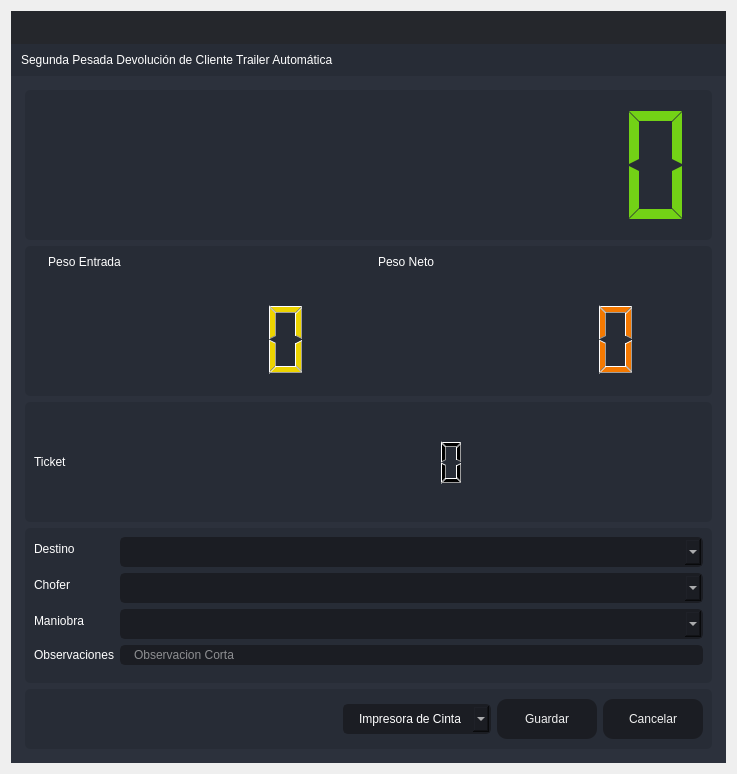
<?xml version="1.0" encoding="UTF-8"?>
<ui version="4.0">
 <class>SegundaPTA</class>
 <widget class="QDialog" name="SegundaPTA">
  <property name="windowModality">
   <enum>Qt::ApplicationModal</enum>
  </property>
  <property name="geometry">
   <rect>
    <x>0</x>
    <y>0</y>
    <width>737</width>
    <height>774</height>
   </rect>
  </property>
  <property name="minimumSize">
   <size>
    <width>737</width>
    <height>774</height>
   </size>
  </property>
  <property name="maximumSize">
   <size>
    <width>737</width>
    <height>774</height>
   </size>
  </property>
  <property name="windowTitle">
   <string>Segunda Pesada Devolución de Cliente Trailer Automática</string>
  </property>
  <property name="windowIcon">
   <iconset resource="files.qrc">
    <normaloff>:/16x16/icons/16x16/logo.png</normaloff>:/16x16/icons/16x16/logo.png</iconset>
  </property>
  <layout class="QVBoxLayout" name="verticalLayout_6">
   <item>
    <widget class="QFrame" name="frame_main">
     <property name="styleSheet">
      <string notr="true">/* LINE EDIT */
QLineEdit {
	background-color: rgb(27, 29, 35);
	border-radius: 5px;
	border: 2px solid rgb(27, 29, 35);
	padding-left: 10px;
}
QLineEdit:hover {
	border: 2px solid rgb(64, 71, 88);
}
QLineEdit:focus {
	border: 2px solid rgb(91, 101, 124);
}

/* SCROLL BARS */
QScrollBar:horizontal {
    border: none;
    background: rgb(52, 59, 72);
    height: 14px;
    margin: 0px 21px 0 21px;
	border-radius: 0px;
}
QScrollBar::handle:horizontal {
    background: rgb(85, 170, 255);
    min-width: 25px;
	border-radius: 7px
}
QScrollBar::add-line:horizontal {
    border: none;
    background: rgb(55, 63, 77);
    width: 20px;
	border-top-right-radius: 7px;
    border-bottom-right-radius: 7px;
    subcontrol-position: right;
    subcontrol-origin: margin;
}
QScrollBar::sub-line:horizontal {
    border: none;
    background: rgb(55, 63, 77);
    width: 20px;
	border-top-left-radius: 7px;
    border-bottom-left-radius: 7px;
    subcontrol-position: left;
    subcontrol-origin: margin;
}
QScrollBar::up-arrow:horizontal, QScrollBar::down-arrow:horizontal
{
     background: none;
}
QScrollBar::add-page:horizontal, QScrollBar::sub-page:horizontal
{
     background: none;
}
 QScrollBar:vertical {
	border: none;
    background: rgb(52, 59, 72);
    width: 14px;
    margin: 21px 0 21px 0;
	border-radius: 0px;
 }
 QScrollBar::handle:vertical {	
	background: rgb(85, 170, 255);
    min-height: 25px;
	border-radius: 7px
 }
 QScrollBar::add-line:vertical {
     border: none;
    background: rgb(55, 63, 77);
     height: 20px;
	border-bottom-left-radius: 7px;
    border-bottom-right-radius: 7px;
     subcontrol-position: bottom;
     subcontrol-origin: margin;
 }
 QScrollBar::sub-line:vertical {
	border: none;
    background: rgb(55, 63, 77);
     height: 20px;
	border-top-left-radius: 7px;
    border-top-right-radius: 7px;
     subcontrol-position: top;
     subcontrol-origin: margin;
 }
 QScrollBar::up-arrow:vertical, QScrollBar::down-arrow:vertical {
     background: none;
 }

 QScrollBar::add-page:vertical, QScrollBar::sub-page:vertical {
     background: none;
 }

/* CHECKBOX */
QCheckBox::indicator {
    border: 3px solid rgb(52, 59, 72);
	width: 15px;
	height: 15px;
	border-radius: 10px;
    background: rgb(44, 49, 60);
}
QCheckBox::indicator:hover {
    border: 3px solid rgb(58, 66, 81);
}
QCheckBox::indicator:checked {
    background: 3px solid rgb(52, 59, 72);
	border: 3px solid rgb(52, 59, 72);	
	background-image: url(:/16x16/icons/16x16/cil-check-alt.png);
}

/* RADIO BUTTON */
QRadioButton::indicator {
    border: 3px solid rgb(52, 59, 72);
	width: 15px;
	height: 15px;
	border-radius: 10px;
    background: rgb(44, 49, 60);
}
QRadioButton::indicator:hover {
    border: 3px solid rgb(58, 66, 81);
}
QRadioButton::indicator:checked {
    background: 3px solid rgb(94, 106, 130);
	border: 3px solid rgb(52, 59, 72);	
}

/* COMBOBOX */
QComboBox{
	background-color: rgb(27, 29, 35);
	border-radius: 5px;
	border: 2px solid rgb(27, 29, 35);
	padding: 5px;
	padding-left: 10px;
}
QComboBox:hover{
	border: 2px solid rgb(64, 71, 88);
}
QComboBox::drop-down {
	subcontrol-origin: padding;
	subcontrol-position: top right;
	width: 25px; 
	border-left-width: 3px;
	border-left-color: rgba(39, 44, 54, 150);
	border-left-style: solid;
	border-top-right-radius: 3px;
	border-bottom-right-radius: 3px;	
	background-image: url(:/16x16/icons/16x16/cil-arrow-bottom.png);
	background-position: center;
	background-repeat: no-reperat;
 }
QComboBox QAbstractItemView {
	color: rgb(85, 170, 255);	
	background-color: rgb(27, 29, 35);
	padding: 10px;
	selection-background-color: rgb(39, 44, 54);
}

/* SLIDERS */
QSlider::groove:horizontal {
    border-radius: 9px;
    height: 18px;
	margin: 0px;
	background-color: rgb(52, 59, 72);
}
QSlider::groove:horizontal:hover {
	background-color: rgb(55, 62, 76);
}
QSlider::handle:horizontal {
    background-color: rgb(85, 170, 255);
    border: none;
    height: 18px;
    width: 18px;
    margin: 0px;
	border-radius: 9px;
}
QSlider::handle:horizontal:hover {
    background-color: rgb(105, 180, 255);
}
QSlider::handle:horizontal:pressed {
    background-color: rgb(65, 130, 195);
}

QSlider::groove:vertical {
    border-radius: 9px;
    width: 18px;
    margin: 0px;
	background-color: rgb(52, 59, 72);
}
QSlider::groove:vertical:hover {
	background-color: rgb(55, 62, 76);
}
QSlider::handle:vertical {
    background-color: rgb(85, 170, 255);
	border: none;
    height: 18px;
    width: 18px;
    margin: 0px;
	border-radius: 9px;
}
QSlider::handle:vertical:hover {
    background-color: rgb(105, 180, 255);
}
QSlider::handle:vertical:pressed {
    background-color: rgb(65, 130, 195);
}

</string>
     </property>
     <property name="frameShape">
      <enum>QFrame::NoFrame</enum>
     </property>
     <property name="frameShadow">
      <enum>QFrame::Raised</enum>
     </property>
     <layout class="QVBoxLayout" name="verticalLayout">
      <property name="spacing">
       <number>0</number>
      </property>
      <property name="leftMargin">
       <number>0</number>
      </property>
      <property name="topMargin">
       <number>0</number>
      </property>
      <property name="rightMargin">
       <number>0</number>
      </property>
      <property name="bottomMargin">
       <number>0</number>
      </property>
      <item>
       <widget class="QFrame" name="frame_top">
        <property name="minimumSize">
         <size>
          <width>0</width>
          <height>65</height>
         </size>
        </property>
        <property name="maximumSize">
         <size>
          <width>16777215</width>
          <height>65</height>
         </size>
        </property>
        <property name="styleSheet">
         <string notr="true">background-color: transparent;</string>
        </property>
        <property name="frameShape">
         <enum>QFrame::NoFrame</enum>
        </property>
        <property name="frameShadow">
         <enum>QFrame::Raised</enum>
        </property>
        <layout class="QHBoxLayout" name="horizontalLayout_3">
         <property name="spacing">
          <number>0</number>
         </property>
         <property name="leftMargin">
          <number>0</number>
         </property>
         <property name="topMargin">
          <number>0</number>
         </property>
         <property name="rightMargin">
          <number>0</number>
         </property>
         <property name="bottomMargin">
          <number>0</number>
         </property>
         <item>
          <widget class="QFrame" name="frame_toggle">
           <property name="maximumSize">
            <size>
             <width>70</width>
             <height>16777215</height>
            </size>
           </property>
           <property name="styleSheet">
            <string notr="true">background-color: rgb(27, 29, 35);</string>
           </property>
           <property name="frameShape">
            <enum>QFrame::NoFrame</enum>
           </property>
           <property name="frameShadow">
            <enum>QFrame::Raised</enum>
           </property>
           <layout class="QVBoxLayout" name="verticalLayout_3">
            <property name="spacing">
             <number>0</number>
            </property>
            <property name="leftMargin">
             <number>0</number>
            </property>
            <property name="topMargin">
             <number>0</number>
            </property>
            <property name="rightMargin">
             <number>0</number>
            </property>
            <property name="bottomMargin">
             <number>0</number>
            </property>
           </layout>
          </widget>
         </item>
         <item>
          <widget class="QFrame" name="frame_top_right">
           <property name="styleSheet">
            <string notr="true">background: transparent;</string>
           </property>
           <property name="frameShape">
            <enum>QFrame::NoFrame</enum>
           </property>
           <property name="frameShadow">
            <enum>QFrame::Raised</enum>
           </property>
           <layout class="QVBoxLayout" name="verticalLayout_2">
            <property name="spacing">
             <number>0</number>
            </property>
            <property name="leftMargin">
             <number>0</number>
            </property>
            <property name="topMargin">
             <number>0</number>
            </property>
            <property name="rightMargin">
             <number>0</number>
            </property>
            <property name="bottomMargin">
             <number>0</number>
            </property>
            <item>
             <widget class="QFrame" name="frame_top_btns">
              <property name="maximumSize">
               <size>
                <width>16777215</width>
                <height>42</height>
               </size>
              </property>
              <property name="styleSheet">
               <string notr="true">background-color: rgba(27, 29, 35, 200)</string>
              </property>
              <property name="frameShape">
               <enum>QFrame::NoFrame</enum>
              </property>
              <property name="frameShadow">
               <enum>QFrame::Raised</enum>
              </property>
              <layout class="QHBoxLayout" name="horizontalLayout_4">
               <property name="spacing">
                <number>0</number>
               </property>
               <property name="leftMargin">
                <number>0</number>
               </property>
               <property name="topMargin">
                <number>0</number>
               </property>
               <property name="rightMargin">
                <number>0</number>
               </property>
               <property name="bottomMargin">
                <number>0</number>
               </property>
               <item>
                <widget class="QFrame" name="frame_label_top_btns">
                 <property name="sizePolicy">
                  <sizepolicy hsizetype="Expanding" vsizetype="Preferred">
                   <horstretch>0</horstretch>
                   <verstretch>0</verstretch>
                  </sizepolicy>
                 </property>
                 <property name="frameShape">
                  <enum>QFrame::NoFrame</enum>
                 </property>
                 <property name="frameShadow">
                  <enum>QFrame::Raised</enum>
                 </property>
                 <layout class="QHBoxLayout" name="horizontalLayout_10">
                  <property name="spacing">
                   <number>0</number>
                  </property>
                  <property name="leftMargin">
                   <number>5</number>
                  </property>
                  <property name="topMargin">
                   <number>0</number>
                  </property>
                  <property name="rightMargin">
                   <number>10</number>
                  </property>
                  <property name="bottomMargin">
                   <number>0</number>
                  </property>
                 </layout>
                </widget>
               </item>
               <item alignment="Qt::AlignRight">
                <widget class="QFrame" name="frame_btns_right">
                 <property name="sizePolicy">
                  <sizepolicy hsizetype="Expanding" vsizetype="Preferred">
                   <horstretch>0</horstretch>
                   <verstretch>0</verstretch>
                  </sizepolicy>
                 </property>
                 <property name="maximumSize">
                  <size>
                   <width>120</width>
                   <height>16777215</height>
                  </size>
                 </property>
                 <property name="frameShape">
                  <enum>QFrame::NoFrame</enum>
                 </property>
                 <property name="frameShadow">
                  <enum>QFrame::Raised</enum>
                 </property>
                 <layout class="QHBoxLayout" name="horizontalLayout_5">
                  <property name="spacing">
                   <number>0</number>
                  </property>
                  <property name="leftMargin">
                   <number>0</number>
                  </property>
                  <property name="topMargin">
                   <number>0</number>
                  </property>
                  <property name="rightMargin">
                   <number>0</number>
                  </property>
                  <property name="bottomMargin">
                   <number>0</number>
                  </property>
                 </layout>
                </widget>
               </item>
              </layout>
             </widget>
            </item>
            <item>
             <widget class="QFrame" name="frame_top_info">
              <property name="maximumSize">
               <size>
                <width>16777215</width>
                <height>65</height>
               </size>
              </property>
              <property name="styleSheet">
               <string notr="true">background-color: rgb(39, 44, 54);</string>
              </property>
              <property name="frameShape">
               <enum>QFrame::NoFrame</enum>
              </property>
              <property name="frameShadow">
               <enum>QFrame::Raised</enum>
              </property>
              <layout class="QHBoxLayout" name="horizontalLayout_8">
               <property name="spacing">
                <number>0</number>
               </property>
               <property name="leftMargin">
                <number>10</number>
               </property>
               <property name="topMargin">
                <number>0</number>
               </property>
               <property name="rightMargin">
                <number>10</number>
               </property>
               <property name="bottomMargin">
                <number>0</number>
               </property>
               <item>
                <widget class="QLabel" name="label">
                 <property name="styleSheet">
                  <string notr="true">font: 75 16pt &quot;MS Shell Dlg 2&quot;;
color: rgb(255, 255, 255);</string>
                 </property>
                 <property name="text">
                  <string>Segunda Pesada Devolución de Cliente Trailer Automática</string>
                 </property>
                </widget>
               </item>
              </layout>
             </widget>
            </item>
           </layout>
          </widget>
         </item>
        </layout>
       </widget>
      </item>
      <item>
       <widget class="QFrame" name="frame_center">
        <property name="sizePolicy">
         <sizepolicy hsizetype="Expanding" vsizetype="Expanding">
          <horstretch>0</horstretch>
          <verstretch>0</verstretch>
         </sizepolicy>
        </property>
        <property name="styleSheet">
         <string notr="true">background-color: rgb(40, 44, 52);</string>
        </property>
        <property name="frameShape">
         <enum>QFrame::NoFrame</enum>
        </property>
        <property name="frameShadow">
         <enum>QFrame::Raised</enum>
        </property>
        <layout class="QHBoxLayout" name="horizontalLayout_2">
         <property name="spacing">
          <number>0</number>
         </property>
         <property name="leftMargin">
          <number>0</number>
         </property>
         <property name="topMargin">
          <number>0</number>
         </property>
         <property name="rightMargin">
          <number>0</number>
         </property>
         <property name="bottomMargin">
          <number>0</number>
         </property>
         <item>
          <widget class="QFrame" name="frame_content_right">
           <property name="styleSheet">
            <string notr="true">background-color: rgb(44, 49, 60);</string>
           </property>
           <property name="frameShape">
            <enum>QFrame::NoFrame</enum>
           </property>
           <property name="frameShadow">
            <enum>QFrame::Raised</enum>
           </property>
           <layout class="QVBoxLayout" name="verticalLayout_4">
            <property name="spacing">
             <number>0</number>
            </property>
            <property name="leftMargin">
             <number>0</number>
            </property>
            <property name="topMargin">
             <number>0</number>
            </property>
            <property name="rightMargin">
             <number>0</number>
            </property>
            <property name="bottomMargin">
             <number>0</number>
            </property>
            <item>
             <widget class="QFrame" name="frame_content">
              <property name="frameShape">
               <enum>QFrame::NoFrame</enum>
              </property>
              <property name="frameShadow">
               <enum>QFrame::Raised</enum>
              </property>
              <layout class="QVBoxLayout" name="verticalLayout_9">
               <property name="spacing">
                <number>0</number>
               </property>
               <property name="leftMargin">
                <number>5</number>
               </property>
               <property name="topMargin">
                <number>5</number>
               </property>
               <property name="rightMargin">
                <number>5</number>
               </property>
               <property name="bottomMargin">
                <number>5</number>
               </property>
               <item>
                <widget class="QStackedWidget" name="stackedWidget">
                 <property name="styleSheet">
                  <string notr="true">background: transparent;</string>
                 </property>
                 <property name="currentIndex">
                  <number>0</number>
                 </property>
                 <widget class="QWidget" name="page_home">
                  <layout class="QVBoxLayout" name="verticalLayout_10">
                   <item>
                    <widget class="QFrame" name="frame_3">
                     <property name="minimumSize">
                      <size>
                       <width>0</width>
                       <height>150</height>
                      </size>
                     </property>
                     <property name="maximumSize">
                      <size>
                       <width>16777215</width>
                       <height>150</height>
                      </size>
                     </property>
                     <property name="styleSheet">
                      <string notr="true">background-color: rgb(39, 44, 54);
border-radius: 5px;</string>
                     </property>
                     <property name="frameShape">
                      <enum>QFrame::StyledPanel</enum>
                     </property>
                     <property name="frameShadow">
                      <enum>QFrame::Raised</enum>
                     </property>
                     <layout class="QVBoxLayout" name="verticalLayout_11">
                      <item>
                       <layout class="QVBoxLayout" name="verticalLayout_8">
                        <item>
                         <widget class="QLCDNumber" name="lcdNumber_7">
                          <property name="styleSheet">
                           <string notr="true">color:rgb(115, 210, 22)</string>
                          </property>
                          <property name="digitCount">
                           <number>10</number>
                          </property>
                          <property name="segmentStyle">
                           <enum>QLCDNumber::Flat</enum>
                          </property>
                         </widget>
                        </item>
                       </layout>
                      </item>
                     </layout>
                    </widget>
                   </item>
                   <item>
                    <widget class="QFrame" name="frame_4">
                     <property name="minimumSize">
                      <size>
                       <width>0</width>
                       <height>150</height>
                      </size>
                     </property>
                     <property name="maximumSize">
                      <size>
                       <width>16777215</width>
                       <height>150</height>
                      </size>
                     </property>
                     <property name="styleSheet">
                      <string notr="true">background-color: rgb(39, 44, 54);
border-radius: 5px;</string>
                     </property>
                     <property name="frameShape">
                      <enum>QFrame::StyledPanel</enum>
                     </property>
                     <property name="frameShadow">
                      <enum>QFrame::Raised</enum>
                     </property>
                     <layout class="QHBoxLayout" name="horizontalLayout_6">
                      <item>
                       <layout class="QFormLayout" name="formLayout_4">
                        <property name="sizeConstraint">
                         <enum>QLayout::SetDefaultConstraint</enum>
                        </property>
                        <property name="fieldGrowthPolicy">
                         <enum>QFormLayout::FieldsStayAtSizeHint</enum>
                        </property>
                        <property name="rowWrapPolicy">
                         <enum>QFormLayout::DontWrapRows</enum>
                        </property>
                        <property name="labelAlignment">
                         <set>Qt::AlignLeading|Qt::AlignLeft|Qt::AlignVCenter</set>
                        </property>
                        <property name="formAlignment">
                         <set>Qt::AlignHCenter|Qt::AlignTop</set>
                        </property>
                        <property name="horizontalSpacing">
                         <number>10</number>
                        </property>
                        <property name="verticalSpacing">
                         <number>30</number>
                        </property>
                        <property name="leftMargin">
                         <number>0</number>
                        </property>
                        <property name="rightMargin">
                         <number>0</number>
                        </property>
                        <item row="0" column="0">
                         <widget class="QLabel" name="label_3">
                          <property name="layoutDirection">
                           <enum>Qt::LeftToRight</enum>
                          </property>
                          <property name="styleSheet">
                           <string notr="true">color: rgb(255, 255, 255);
font: 75 12pt &quot;MS Shell Dlg 2&quot;;</string>
                          </property>
                          <property name="frameShape">
                           <enum>QFrame::NoFrame</enum>
                          </property>
                          <property name="text">
                           <string>Peso Entrada</string>
                          </property>
                          <property name="alignment">
                           <set>Qt::AlignCenter</set>
                          </property>
                         </widget>
                        </item>
                        <item row="0" column="1">
                         <widget class="QLabel" name="label_4">
                          <property name="styleSheet">
                           <string notr="true">color: rgb(255, 255, 255);
font: 75 12pt &quot;MS Shell Dlg 2&quot;;</string>
                          </property>
                          <property name="text">
                           <string>Peso Neto</string>
                          </property>
                          <property name="alignment">
                           <set>Qt::AlignCenter</set>
                          </property>
                         </widget>
                        </item>
                        <item row="1" column="0">
                         <widget class="QLCDNumber" name="lcdNumber_3">
                          <property name="minimumSize">
                           <size>
                            <width>320</width>
                            <height>80</height>
                           </size>
                          </property>
                          <property name="maximumSize">
                           <size>
                            <width>16777215</width>
                            <height>80</height>
                           </size>
                          </property>
                          <property name="styleSheet">
                           <string notr="true">color:rgb(237, 212, 0)</string>
                          </property>
                         </widget>
                        </item>
                        <item row="1" column="1">
                         <widget class="QLCDNumber" name="lcdNumber_1">
                          <property name="minimumSize">
                           <size>
                            <width>320</width>
                            <height>80</height>
                           </size>
                          </property>
                          <property name="maximumSize">
                           <size>
                            <width>320</width>
                            <height>80</height>
                           </size>
                          </property>
                          <property name="styleSheet">
                           <string notr="true">color: rgb(245, 121, 0)</string>
                          </property>
                         </widget>
                        </item>
                       </layout>
                      </item>
                     </layout>
                    </widget>
                   </item>
                   <item>
                    <widget class="QFrame" name="frame_5">
                     <property name="minimumSize">
                      <size>
                       <width>0</width>
                       <height>100</height>
                      </size>
                     </property>
                     <property name="styleSheet">
                      <string notr="true">background-color: rgb(39, 44, 54);
border-radius: 5px;</string>
                     </property>
                     <property name="frameShape">
                      <enum>QFrame::StyledPanel</enum>
                     </property>
                     <property name="frameShadow">
                      <enum>QFrame::Raised</enum>
                     </property>
                     <layout class="QHBoxLayout" name="horizontalLayout_7">
                      <item>
                       <layout class="QHBoxLayout" name="horizontalLayout">
                        <item>
                         <widget class="QLabel" name="label_5">
                          <property name="styleSheet">
                           <string notr="true">color: rgb(255, 255, 255);
font: 75 12pt &quot;MS Shell Dlg 2&quot;;</string>
                          </property>
                          <property name="text">
                           <string>Ticket</string>
                          </property>
                         </widget>
                        </item>
                        <item>
                         <widget class="QLCDNumber" name="lcdNumber_9">
                          <property name="minimumSize">
                           <size>
                            <width>600</width>
                            <height>50</height>
                           </size>
                          </property>
                          <property name="maximumSize">
                           <size>
                            <width>600</width>
                            <height>50</height>
                           </size>
                          </property>
                          <property name="layoutDirection">
                           <enum>Qt::RightToLeft</enum>
                          </property>
                          <property name="autoFillBackground">
                           <bool>false</bool>
                          </property>
                         </widget>
                        </item>
                       </layout>
                      </item>
                     </layout>
                    </widget>
                   </item>
                   <item>
                    <widget class="QFrame" name="frame">
                     <property name="styleSheet">
                      <string notr="true">background-color: rgb(39, 44, 54);
border-radius: 5px;</string>
                     </property>
                     <property name="frameShape">
                      <enum>QFrame::StyledPanel</enum>
                     </property>
                     <property name="frameShadow">
                      <enum>QFrame::Raised</enum>
                     </property>
                     <layout class="QVBoxLayout" name="verticalLayout_5">
                      <item>
                       <layout class="QVBoxLayout" name="verticalLayout_12">
                        <item>
                         <layout class="QFormLayout" name="formLayout">
                          <item row="1" column="0">
                           <widget class="QLabel" name="label_2">
                            <property name="styleSheet">
                             <string notr="true">color: rgb(255, 255, 255);
font: 75 12pt &quot;MS Shell Dlg 2&quot;;</string>
                            </property>
                            <property name="text">
                             <string>Destino</string>
                            </property>
                           </widget>
                          </item>
                          <item row="1" column="1">
                           <widget class="QComboBox" name="comboBox_destino">
                            <property name="styleSheet">
                             <string notr="true">QComboBox{
	background-color: rgb(27, 29, 35);
	border-radius: 5px;
	border: 2px solid rgb(27, 29, 35);
	padding: 5px;
	padding-left: 14px;
	color: rgb(255, 255, 255);
    font: 75 12pt &quot;MS Shell Dlg 2&quot;;
}
QComboBox:hover{
	border: 2px solid rgb(64, 71, 88);
}
QComboBox QAbstractItemView {
	color: rgb(85, 170, 255);	
	background-color: rgb(27, 29, 35);
	padding: 10px;
	selection-background-color: rgb(39, 44, 54);
}</string>
                            </property>
                           </widget>
                          </item>
                          <item row="2" column="0">
                           <widget class="QLabel" name="label_6">
                            <property name="styleSheet">
                             <string notr="true">color: rgb(255, 255, 255);
font: 75 12pt &quot;MS Shell Dlg 2&quot;;</string>
                            </property>
                            <property name="text">
                             <string>Chofer</string>
                            </property>
                           </widget>
                          </item>
                          <item row="2" column="1">
                           <widget class="QComboBox" name="comboBox_operador">
                            <property name="styleSheet">
                             <string notr="true">QComboBox{
	background-color: rgb(27, 29, 35);
	border-radius: 5px;
	border: 2px solid rgb(27, 29, 35);
	padding: 5px;
	padding-left: 14px;
	color: rgb(255, 255, 255);
    font: 75 12pt &quot;MS Shell Dlg 2&quot;;
}
QComboBox:hover{
	border: 2px solid rgb(64, 71, 88);
}
QComboBox QAbstractItemView {
	color: rgb(85, 170, 255);	
	background-color: rgb(27, 29, 35);
	padding: 10px;
	selection-background-color: rgb(39, 44, 54);
}</string>
                            </property>
                           </widget>
                          </item>
                          <item row="4" column="0">
                           <widget class="QLabel" name="label_7">
                            <property name="styleSheet">
                             <string notr="true">color: rgb(255, 255, 255);
font: 75 12pt &quot;MS Shell Dlg 2&quot;;</string>
                            </property>
                            <property name="text">
                             <string>Observaciones</string>
                            </property>
                           </widget>
                          </item>
                          <item row="5" column="0">
                           <widget class="Line" name="line">
                            <property name="orientation">
                             <enum>Qt::Horizontal</enum>
                            </property>
                           </widget>
                          </item>
                          <item row="3" column="0">
                           <widget class="QLabel" name="label_8">
                            <property name="styleSheet">
                             <string notr="true">color: rgb(255, 255, 255);
font: 75 12pt &quot;MS Shell Dlg 2&quot;;</string>
                            </property>
                            <property name="text">
                             <string>Maniobra</string>
                            </property>
                           </widget>
                          </item>
                          <item row="3" column="1">
                           <widget class="QComboBox" name="comboBox_maniobra">
                            <property name="styleSheet">
                             <string notr="true">QComboBox{
	background-color: rgb(27, 29, 35);
	border-radius: 5px;
	border: 2px solid rgb(27, 29, 35);
	padding: 5px;
	padding-left: 14px;
	color: rgb(255, 255, 255);
    font: 75 12pt &quot;MS Shell Dlg 2&quot;;
}
QComboBox:hover{
	border: 2px solid rgb(64, 71, 88);
}
QComboBox QAbstractItemView {
	color: rgb(85, 170, 255);	
	background-color: rgb(27, 29, 35);
	padding: 10px;
	selection-background-color: rgb(39, 44, 54);
}</string>
                            </property>
                           </widget>
                          </item>
                          <item row="4" column="1">
                           <widget class="QLineEdit" name="observaciones">
                            <property name="styleSheet">
                             <string notr="true">QLineEdit {
	background-color: rgb(27, 29, 35);
	border-radius: 5px;
	border: 2px solid rgb(27, 29, 35);
	padding-left: 10px;
	font: 75 12pt &quot;MS Shell Dlg 2&quot;;
	color: rgb(255, 255, 255);
}
QLineEdit:hover {
	border: 2px solid rgb(64, 71, 88);
}
QLineEdit:focus {
	border: 2px solid rgb(91, 101, 124);
}</string>
                            </property>
                            <property name="maxLength">
                             <number>125</number>
                            </property>
                            <property name="placeholderText">
                             <string>Observacion Corta</string>
                            </property>
                           </widget>
                          </item>
                         </layout>
                        </item>
                       </layout>
                      </item>
                     </layout>
                    </widget>
                   </item>
                   <item>
                    <widget class="QFrame" name="frame_2">
                     <property name="minimumSize">
                      <size>
                       <width>0</width>
                       <height>60</height>
                      </size>
                     </property>
                     <property name="maximumSize">
                      <size>
                       <width>16777215</width>
                       <height>60</height>
                      </size>
                     </property>
                     <property name="styleSheet">
                      <string notr="true">background-color: rgb(39, 44, 54);
border-radius: 5px;</string>
                     </property>
                     <property name="frameShape">
                      <enum>QFrame::StyledPanel</enum>
                     </property>
                     <property name="frameShadow">
                      <enum>QFrame::Raised</enum>
                     </property>
                     <layout class="QHBoxLayout" name="horizontalLayout_9">
                      <item>
                       <layout class="QGridLayout" name="gridLayout">
                        <item row="0" column="3">
                         <widget class="QPushButton" name="btnr">
                          <property name="minimumSize">
                           <size>
                            <width>100</width>
                            <height>40</height>
                           </size>
                          </property>
                          <property name="styleSheet">
                           <string notr="true">QPushButton {
	border-color: rgb(27, 29, 35);
	font: 75 10pt &quot;MS Shell Dlg 2&quot;;
	color: rgb(240, 240, 240);
	background-color: rgb(27, 29, 35);
	border: 0px solid;
	border-radius: 10px;	
}
QPushButton:hover {
	background-color:rgb(44, 49, 60);
	border-color: rgb(27, 29, 35);
	border: 2px solid;
}</string>
                          </property>
                          <property name="text">
                           <string>Cancelar</string>
                          </property>
                         </widget>
                        </item>
                        <item row="0" column="0">
                         <spacer name="horizontalSpacer">
                          <property name="orientation">
                           <enum>Qt::Horizontal</enum>
                          </property>
                          <property name="sizeHint" stdset="0">
                           <size>
                            <width>40</width>
                            <height>20</height>
                           </size>
                          </property>
                         </spacer>
                        </item>
                        <item row="0" column="2">
                         <widget class="QPushButton" name="btn_guardar">
                          <property name="minimumSize">
                           <size>
                            <width>100</width>
                            <height>40</height>
                           </size>
                          </property>
                          <property name="styleSheet">
                           <string notr="true">QPushButton {
	border-color: rgb(27, 29, 35);
	font: 75 10pt &quot;MS Shell Dlg 2&quot;;
	color: rgb(240, 240, 240);
	background-color: rgb(27, 29, 35);
	border: 0px solid;
	border-radius: 10px;	
}
QPushButton:hover {
	background-color:rgb(44, 49, 60);
	border-color: rgb(27, 29, 35);
	border: 2px solid;
}</string>
                          </property>
                          <property name="text">
                           <string>Guardar</string>
                          </property>
                         </widget>
                        </item>
                        <item row="0" column="1">
                         <widget class="QComboBox" name="comboBox_impresora">
                          <property name="styleSheet">
                           <string notr="true">QComboBox{
	background-color: rgb(27, 29, 35);
	border-radius: 5px;
	border: 2px solid rgb(27, 29, 35);
	padding: 5px;
	padding-left: 14px;
	color: rgb(255, 255, 255);
    font: 75 12pt &quot;MS Shell Dlg 2&quot;;
}
QComboBox:hover{
	border: 2px solid rgb(64, 71, 88);
}
QComboBox QAbstractItemView {
	color: rgb(85, 170, 255);	
	background-color: rgb(27, 29, 35);
	padding: 10px;
	selection-background-color: rgb(39, 44, 54);
}</string>
                          </property>
                          <item>
                           <property name="text">
                            <string>Impresora de Cinta</string>
                           </property>
                          </item>
                          <item>
                           <property name="text">
                            <string>Impresora Windows</string>
                           </property>
                          </item>
                         </widget>
                        </item>
                       </layout>
                      </item>
                     </layout>
                    </widget>
                   </item>
                  </layout>
                 </widget>
                </widget>
               </item>
              </layout>
             </widget>
            </item>
           </layout>
          </widget>
         </item>
        </layout>
       </widget>
      </item>
     </layout>
    </widget>
   </item>
  </layout>
 </widget>
 <resources>
  <include location="files.qrc"/>
 </resources>
 <connections/>
</ui>
